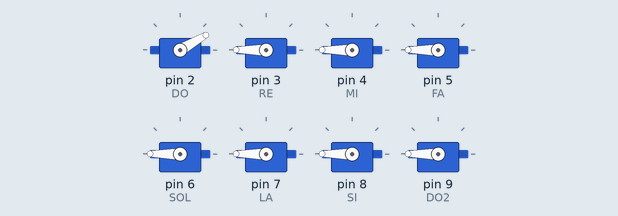
This sketch was run on a simulated Arduino Uno, built with avr-gcc and run on an emulated ATmega328P. Parts: 8 × servo.

Above: at 0.15 s.
At 5.02 s:
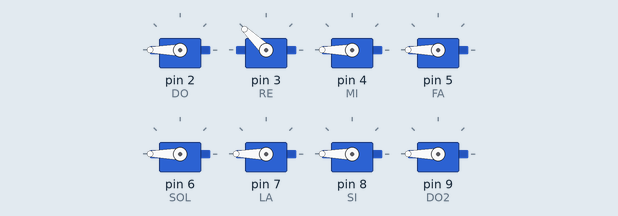
At 9.9 s:
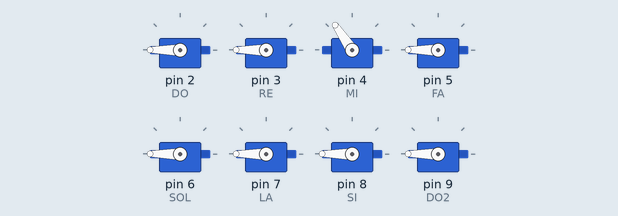
At 19.95 s:
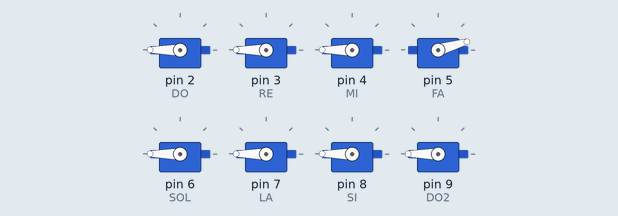
At 29.7 s:
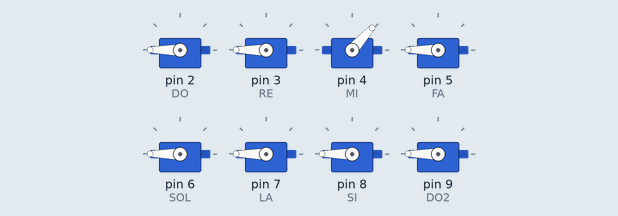
At 39.75 s:
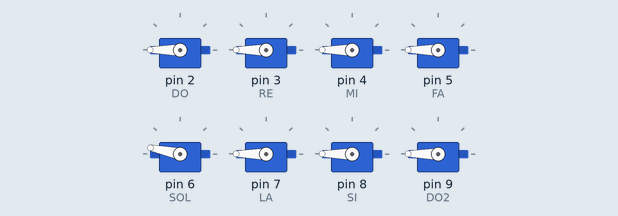
Timing chart, 0 to 40.0 s (numbered marks = the images above):
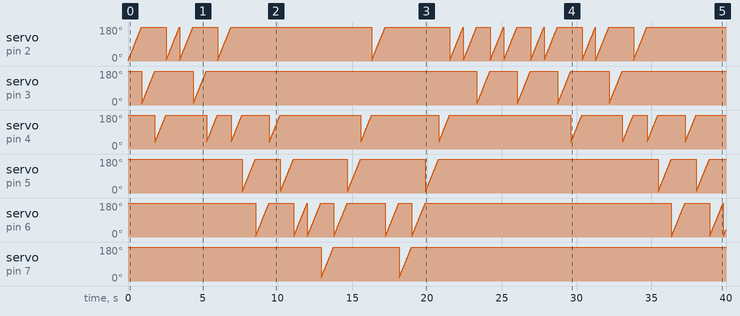

The sketch:

Glockenspiel_ARDUINO.ino
```cpp
#include <Servo.h>

Servo DO;
Servo RE;
Servo MI;
Servo FA;
Servo SOL;
Servo LA;
Servo SI;
Servo DO2;
const int REPOSO = 180;
int pos = 0;

void setup() {
  // put your setup code here, to run once:
  DO.write(REPOSO);  DO.attach(2);
  RE.write(REPOSO);  RE.attach(3);
  MI.write(REPOSO);  MI.attach(4);
  FA.write(REPOSO);  FA.attach(5);
  SOL.write(REPOSO); SOL.attach(6);
  LA.write(REPOSO);  LA.attach(7);
  SI.write(REPOSO);  SI.attach(8);
  DO2.write(REPOSO); DO2.attach(9);
}

void loop() {
  // // put your main code here, to run repeatedly:
  tocar_DO();
  tocar_RE();
  tocar_MI();
  tocar_DO();
  tocar_DO();
  tocar_RE();
  tocar_MI();
  tocar_DO();
  tocar_MI();
  tocar_FA();
  tocar_SOL();
  tocar_MI();
  tocar_FA();
  tocar_SOL();
  tocar_SOL();
  tocar_LA();
  tocar_SOL();
  tocar_FA();
  tocar_MI();
  tocar_DO();
  tocar_SOL();
  tocar_LA();
  tocar_SOL();
  tocar_FA();
  tocar_MI();
  tocar_DO();
  tocar_DO();
  tocar_RE();
  tocar_DO();
  tocar_DO();
  tocar_RE();
  tocar_DO();
  }

//FUNCIONES ACCIONADORAS DE NOTAS
void tocar_DO(){
  for(pos = 3; pos <=180; pos+=1){
    DO.write(pos);
    delay(5);
  }
}

void tocar_RE(){
  for(pos = 5; pos <=180; pos+=1){
    RE.write(pos);
    delay(5);
  }
}

void tocar_MI(){
  for(pos = 35; pos <=180; pos+=1){
    MI.write(pos);
    delay(5);
  }
}

void tocar_FA(){
  for(pos = 5; pos <=180; pos+=1){
    FA.write(pos);
    delay(5);
  }
}

void tocar_SOL(){
  for(pos = 1; pos <=180; pos+=1){
    SOL.write(pos);
    delay(5);
  }
}

void tocar_LA(){
  for(pos = 13; pos <=180; pos+=1){
    LA.write(pos);
    delay(5);
  }
}

void tocar_SI(){
  for(pos = 1; pos <=180; pos+=1){
    SI.write(pos);
    delay(5);
  }
}

void tocar_DO2(){
 for(pos = 25; pos <=180; pos+=1){
    DO2.write(pos);
    delay(5);
  }
}
```
